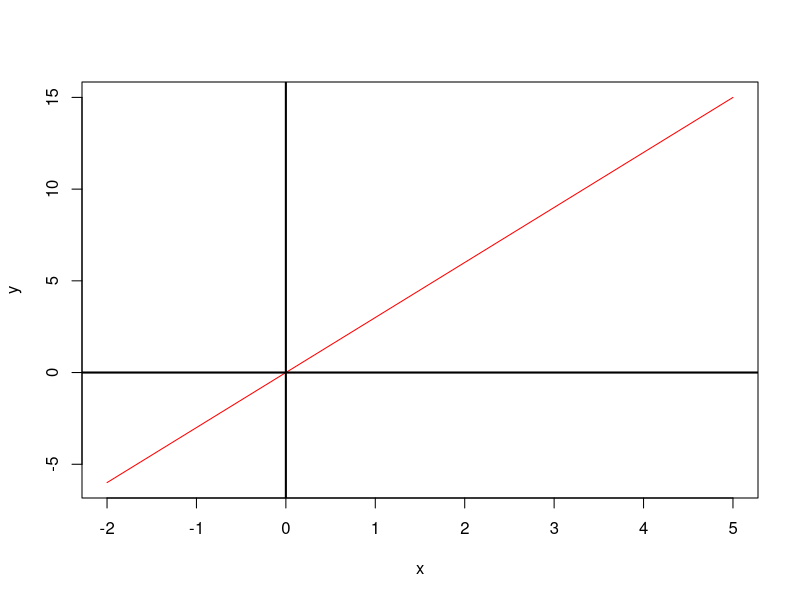
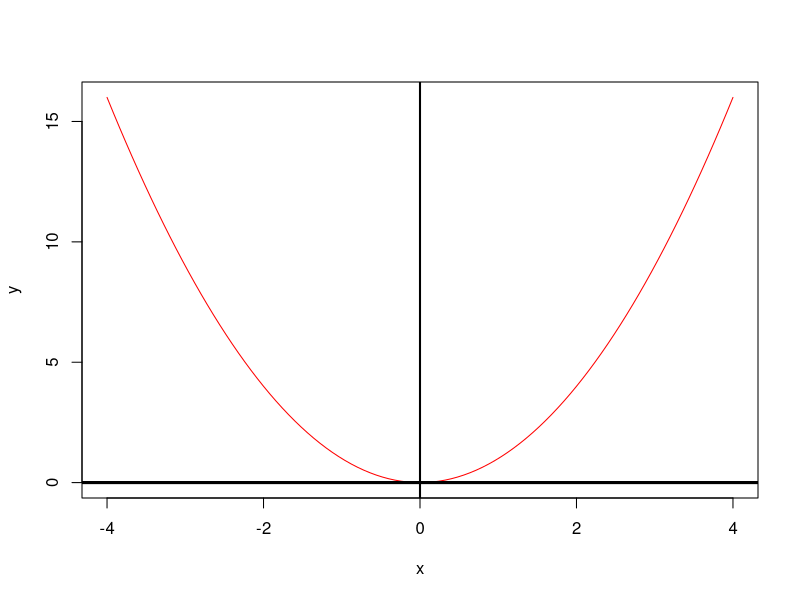
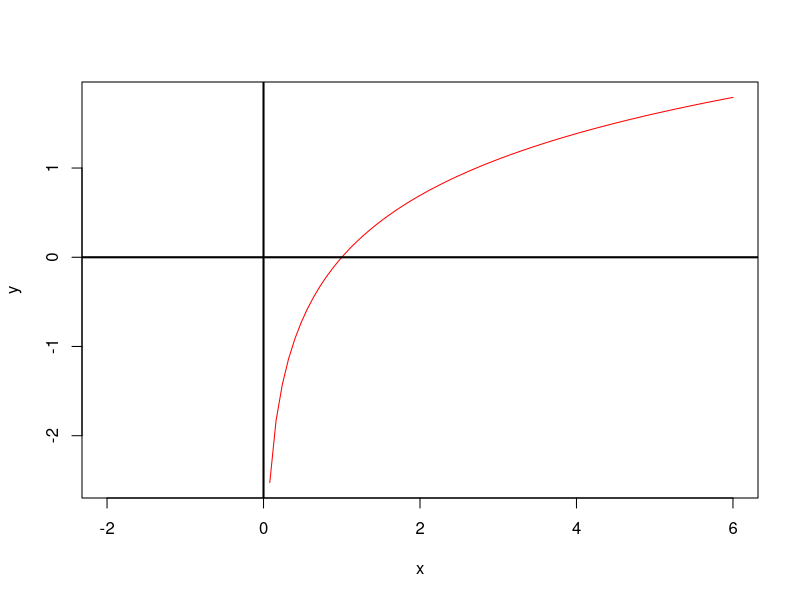

The R script that drew these images, in order:
## ---- chunk 1
curve(3*x, from= -2, to = 5, type = "l", xlab = "x", ylab = "y", col = "red")
abline(h = 0, col = "black", lwd = 2)
abline(v = 0, col = "black", lwd = 2)
## ---- chunk 2
curve(x^2, from = -4, to = 4, type = "l", xlab = "x", ylab = "y", col = "red" )
abline(h = 0, lwd = 3, col = "black")
abline(v = 0, lwd = 2, col = "black")
## ---- chunk 3
curve(log(x), from = -2, to =6, type = "l", xlab = "x", ylab = "y", col = "red" )
abline(h = 0, col = "black", lwd = 2)
abline(v = 0, col = "black", lwd = 2)
